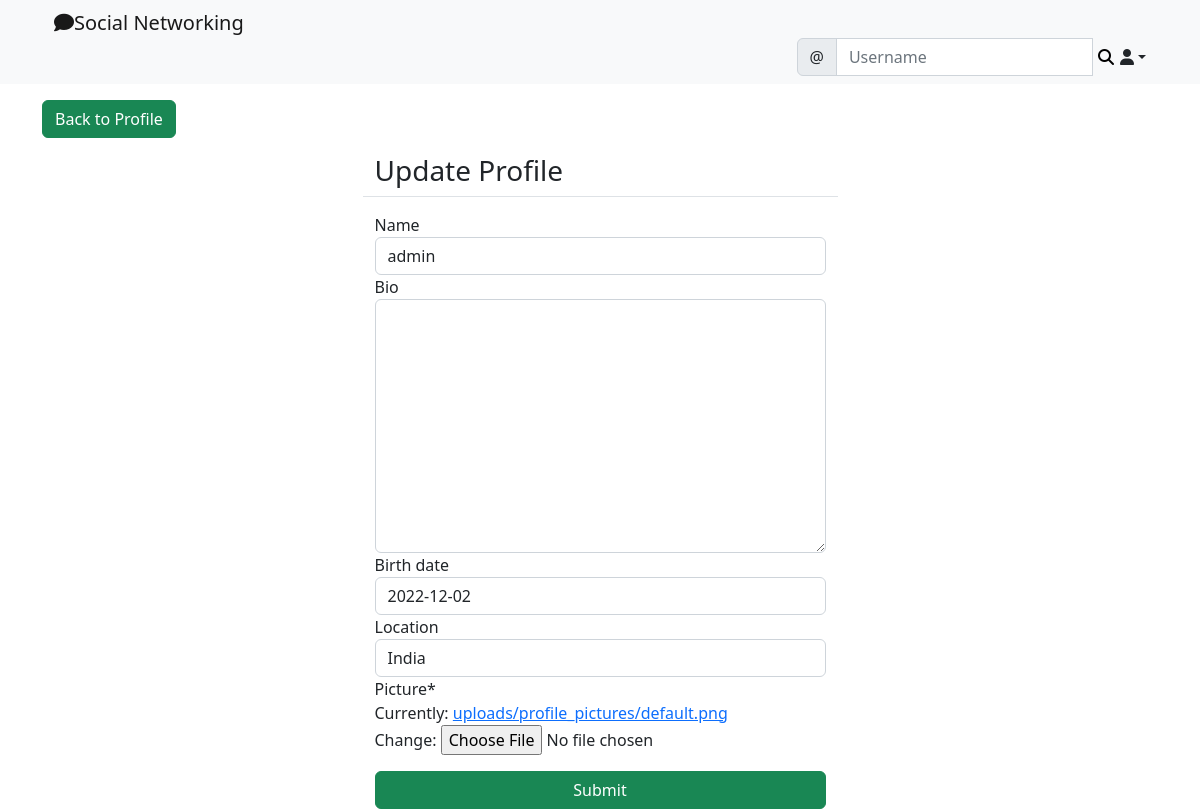
Page /social/profile/edit/1 (signed in) on the committed database.
### social_appe/models.py (models this page shows)
class UserProfile(models.Model):
    user=models.OneToOneField(User,primary_key=True,verbose_name='user',related_name='profile',on_delete=models.CASCADE)
    name=models.CharField(max_length=30,blank=True,null=True)
    bio=models.TextField(max_length=500,blank=True,null=True)
    birth_date=models.DateField(null=True,blank=True)
    location=models.CharField(max_length=100,null=True,blank=True)
    picture=models.ImageField(upload_to='upload/profile_pictures',default='uploads/profile_pictures/default.png')
    followers=models.ManyToManyField(User,related_name='followers',blank=True)

### social_appe/views.py (the view, shortened to what this page needs)
# urls.py: path('profile/edit/<int:pk>',ProfileEditView.as_view(),name='profile_edit'),
class ProfileEditView(LoginRequiredMixin,UserPassesTestMixin,UpdateView):
    model = UserProfile
    fields = ['name','bio','birth_date','location','picture']
    template_name = 'social_appe/profile_edit_form.html'
    def test_func(self):
        profile = self.get_object()
        return self.request.user == profile.user

### social_appe/templates/social_appe/profile_edit_form.html (shortened to what this page needs)
{% extends 'landing/base.html' %}
{% load crispy_forms_tags %}
{% block content %}
    <div class="container">
    <div class="row  mt-3">
        <div class="col-md-5 col-sm-12 ">
            <a href="{% url 'profile' object.pk %}" class="btn btn-success">Back to Profile</a>
        </div>
    </div>
    <div class="row justify-content-center mt-3">
        <div class="col-md-5 col-sm-12 border-bottom">
            <h3>Update Profile</h3>
        </div>
    </div>
    <div class="row justify-content-center mt-3">
        <div class="col-md-5 col-sm-12 ">
           <form method="post" enctype="multipart/form-data">
               {{ form | crispy }}
            <div class="d-grid gap-2">
                <button class="btn btn-success mt-3">Submit</button>
            </div>
           </form>
        </div>
    </div>
    </div>
{% endblock content %}

### rows in the picture
UserProfile: name "admin", birth_date "2022-12-02", location "India"
